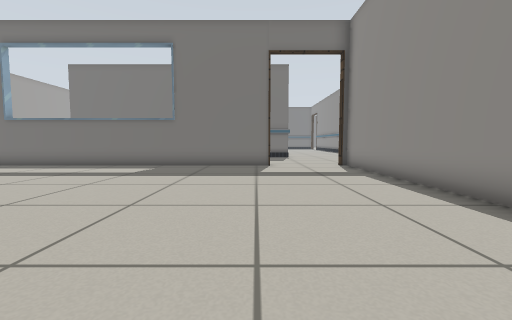
view 1 (above)

24 first-person views from a walk through a world built for the Gazebo simulator. The camera is 0.5 m above the floor, tilts 4° down and sees 90° across. The floor is counted in squares, 0.5 m on a side. Each view is taken from the middle of a square. On the plan, view 1 faces up. The plan holds only what a view shows up to about 11 squares ahead; the rest is blank. The place goes on beyond the plan. Some surface patterns are stand-ins.

view 2
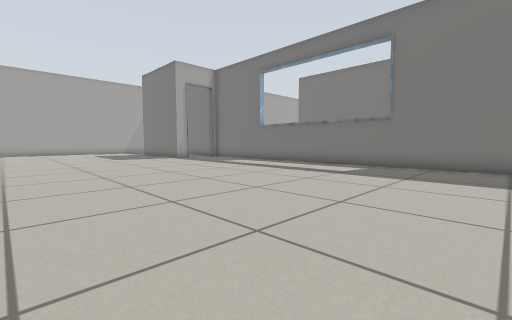

view 3
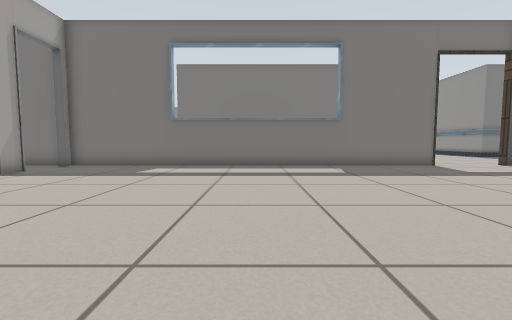

view 4
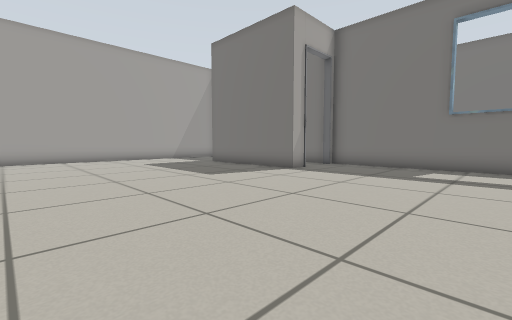

view 5
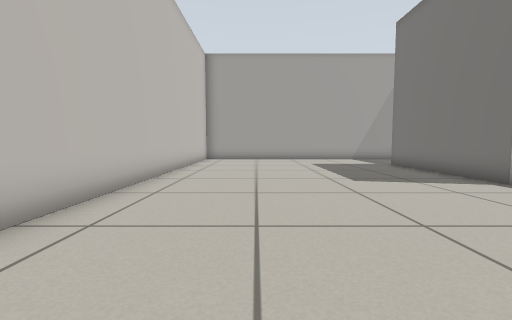

view 6
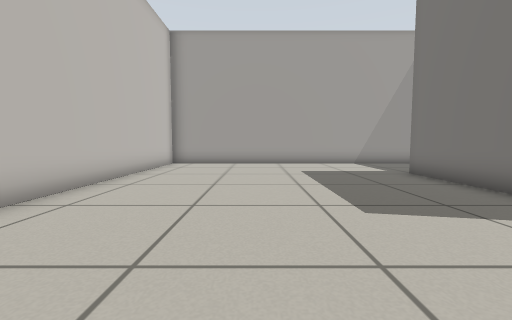

view 7
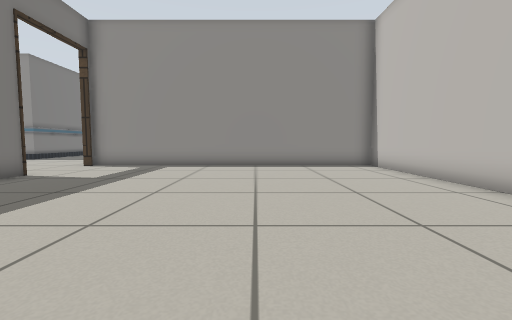

view 8
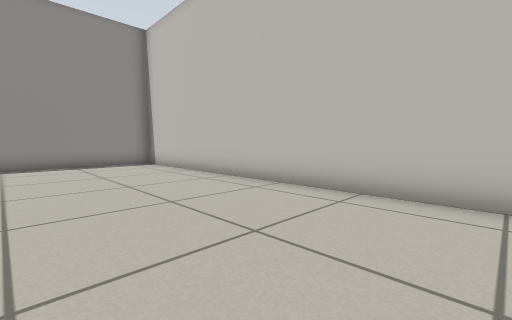

view 9
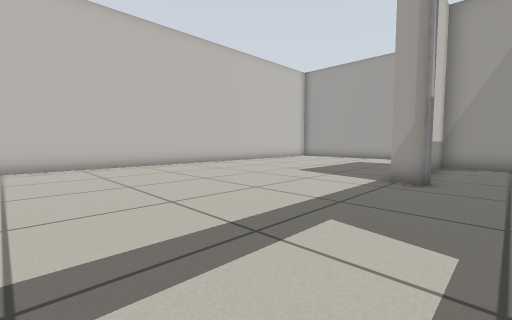

view 10
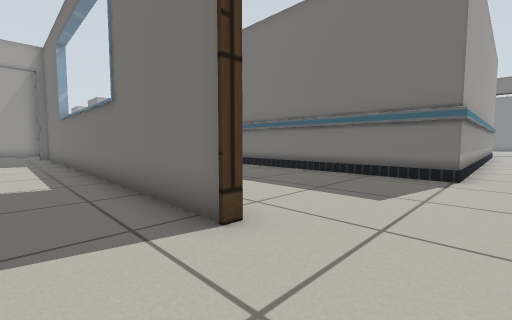

view 11
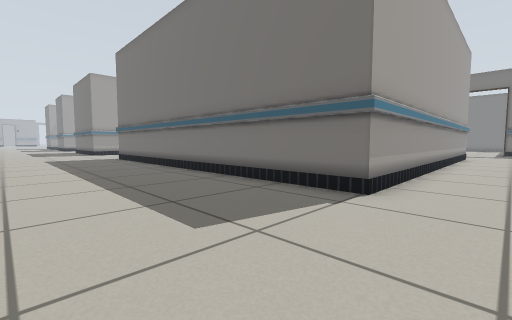

view 12
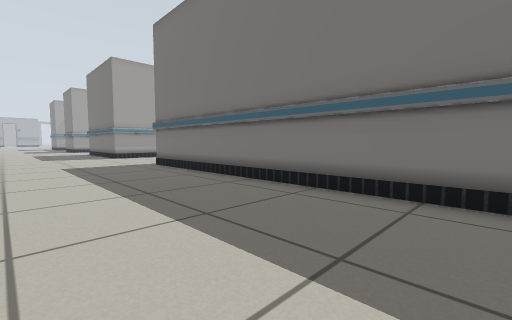

view 13
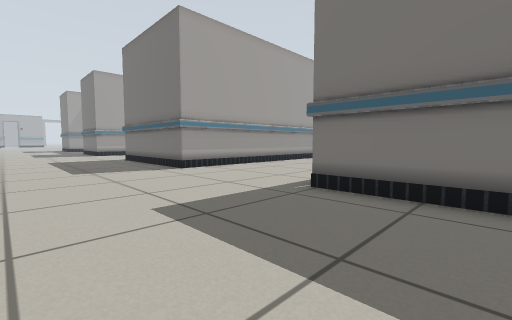

view 14
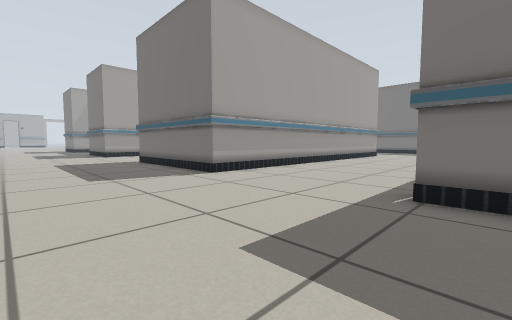

view 15
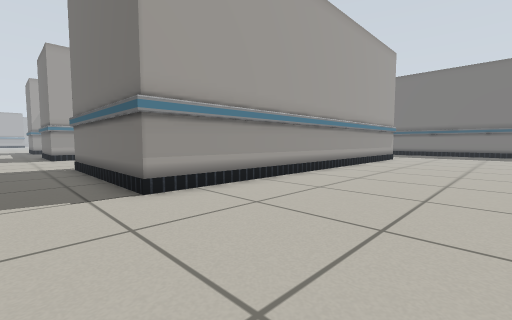

view 16
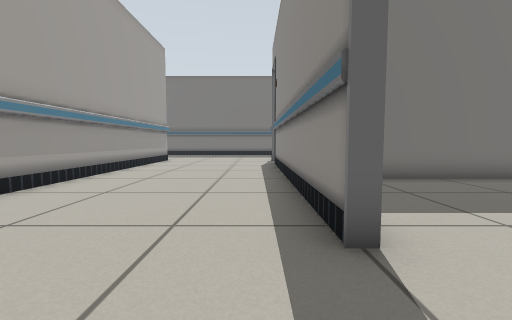

view 17
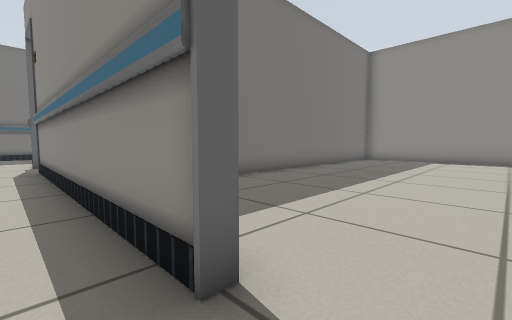

view 18
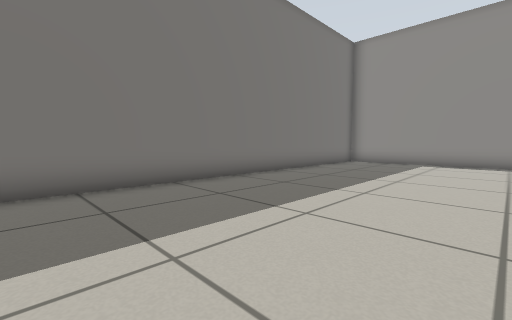

view 19
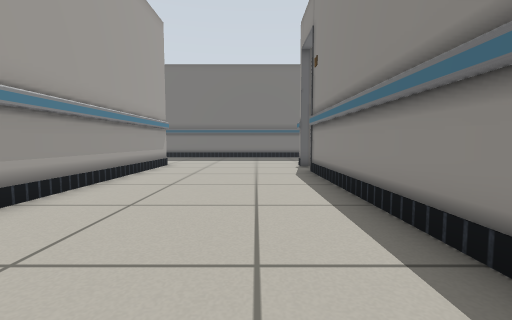

view 20
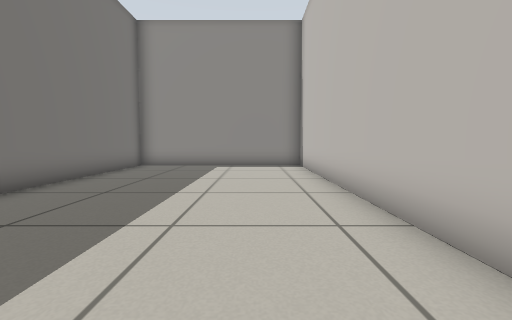

view 21
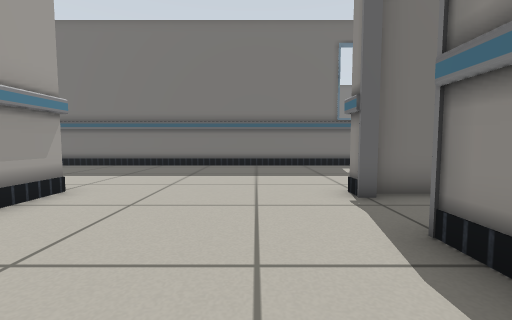

view 22
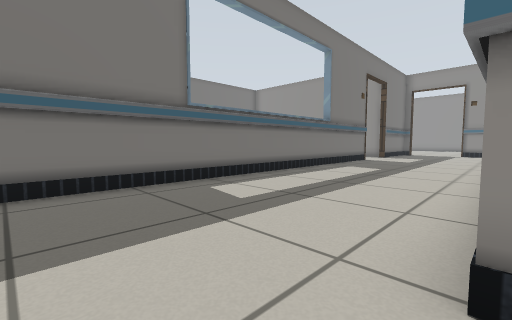

view 23
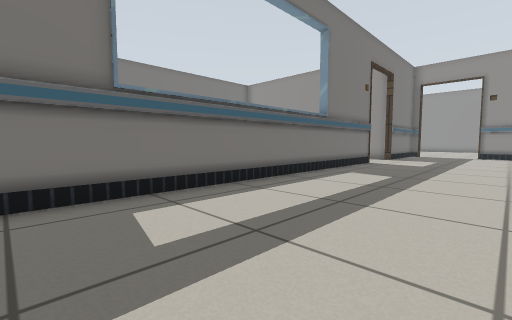

view 24
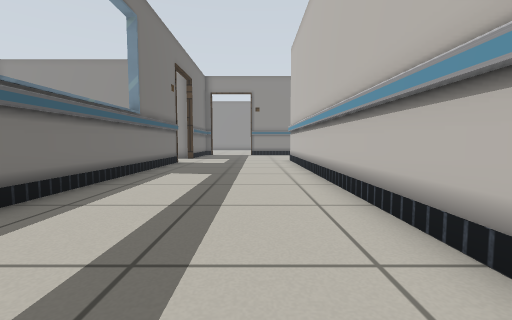

### Floor plan
Points are (right, up) in squares from view 1. A wall is a line through its corners. A room is listed if a view was taken in it or the views show most of it. See-through windows are left out.
Room 1 (views 1, 2, 3, 4, 5, 6, 7, 8, 9, 10)
walls: (-15.2, 8.7) (-14.9, 8.7) (-14.9, 7.9) (-20.2, 7.9); (-14.9, 10.5) (-15.2, 10.5); (-15.4, 10.9) (-16.9, 10.9); (-19.9, 10) (-19.9, 8.1) (-18.1, 8.1); (0.6, 10.9) (-14.9, 10.9); (-23.2, -0.9) (3.9, -0.9) (3.9, 10.9)
ways out: opening at (2, 11) to room 2
Room 2 (views 11, 12, 13, 14, 15, 16)
walls: (0.6, 11.2) (0.6, 10.9); (-17.9, 16.9) (-23.5, 16.9); (3.6, 10.9) (3.6, 11.2); (2.1, 26) (2.1, 16.9) (-12.2, 16.9)
ways out: opening at (2, 11) to room 1; opening at (-15, 17) to room 3
Room 3 (views 17, 19, 21)
walls: (-12.1, 19.3) (-12.1, 28.8); (-11.8, 30.5) (-12.1, 30.5); (-17.9, 31.2) (-17.9, 16.9)
low walls: (-11.8, 19.3) (-12.1, 19.3); (-11.4, 31.2) (-12.3, 31.2)
ways out: opening at (-15, 17) to room 2; opening at (-12, 18.5) to room 4; opening at (-15, 31) to room 5; opening at (-12, 29.5)
Room 4 (views 18, 20)
walls: (-7.2, 17.1) (1.9, 17.1) (1.9, 23.9) (-11.1, 23.9)
ways out: opening at (-12, 18.5) to room 3
Room 5 (views 22, 23, 24)
walls: (-10.3, 31.1) (-0.8, 31.1); (-12.1, 30.5) (-12.1, 31.2); (-0.8, 36.9) (-22.2, 36.9)
ways out: opening at (-15, 31) to room 3

Positions as (right, up) in squares from view 1, and headings:
1: (0, 0), facing up
2: (0, 0), facing up-left
3: (-7, 0), facing up
4: (-9, 0), facing up-left
5: (-9, 2), facing left
6: (-12, 3), facing left
7: (-7, 4), facing right
8: (-8, 4), facing down-right
9: (-8, 10), facing down-left
10: (3, 9), facing up-left
11: (4, 12), facing up-left
12: (-1, 12), facing up-left
13: (-9, 12), facing up-left
14: (-11, 12), facing up-left
15: (-13, 15), facing up-left
16: (-13, 17), facing up
17: (-13, 18), facing up-right
18: (-11, 18), facing up-right
19: (-14, 20), facing up
20: (-9, 19), facing right
21: (-14, 26), facing up
22: (-14, 31), facing up-right
23: (-12, 32), facing up-right
24: (-12, 33), facing right
